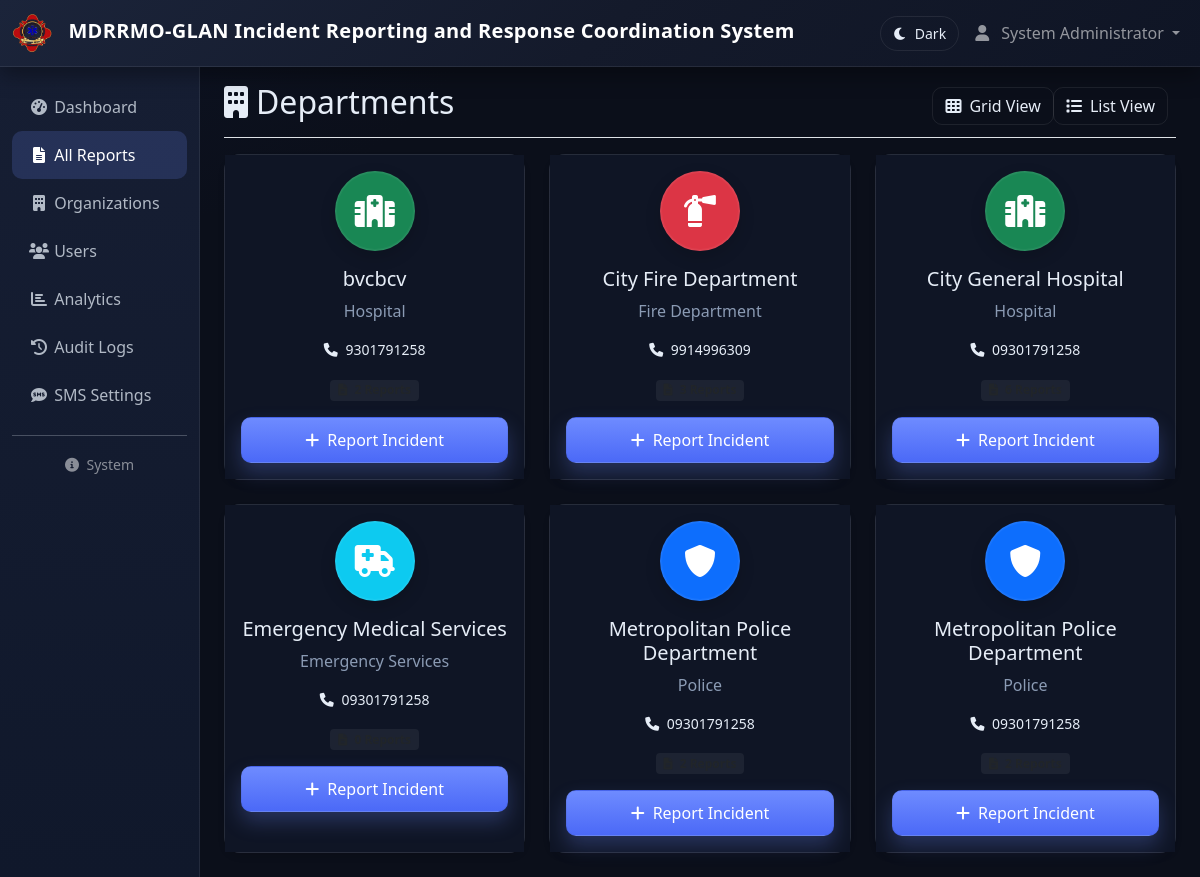
The page /reports/departments.php (signed in) on the database as committed earlier.
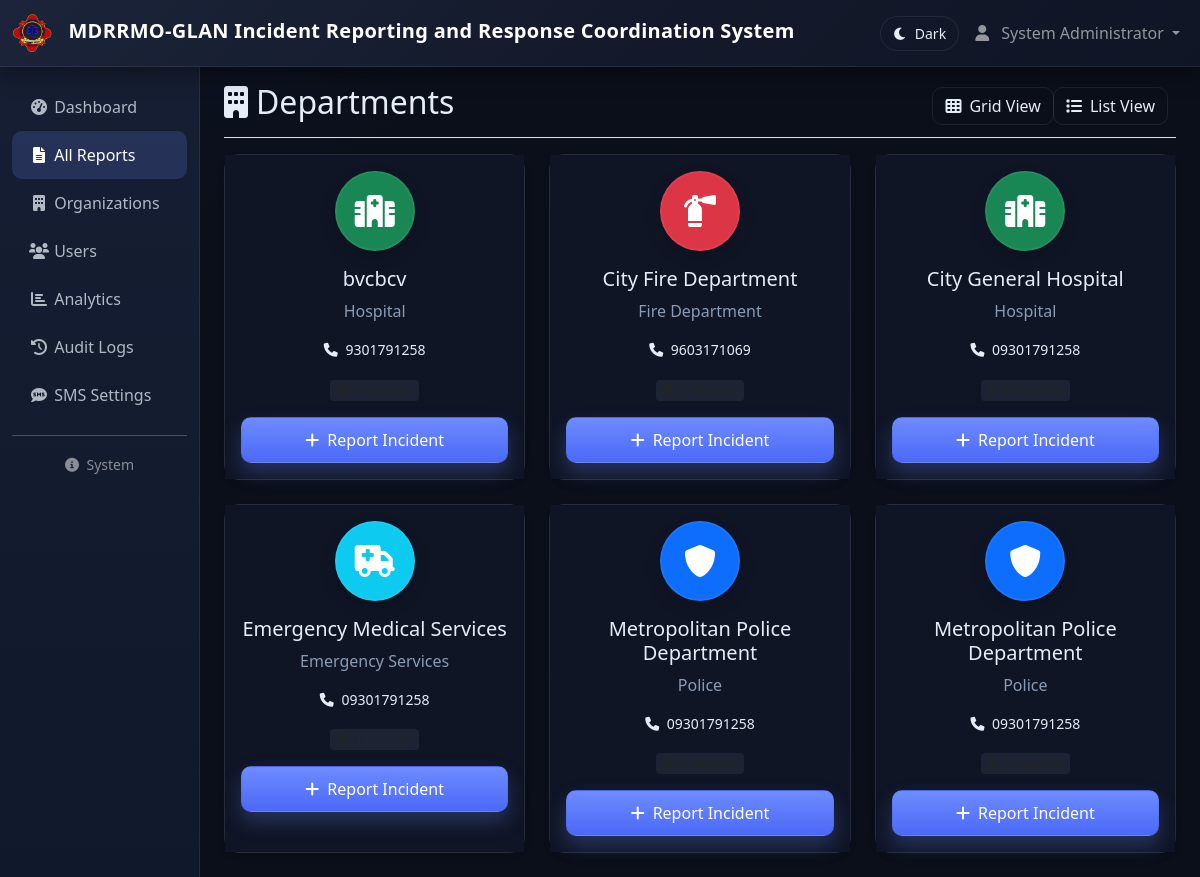
The same page on the database as committed later.
### tables this page shows
CREATE TABLE IF NOT EXISTS `organizations` (
  `id` int NOT NULL AUTO_INCREMENT,
  `org_name` varchar(255) NOT NULL,
  `org_type` enum('Hospital','Police','Fire Department','Security','Emergency Services') NOT NULL,
  `contact_number` varchar(20) DEFAULT NULL,
  `address` text,
  `created_at` timestamp NULL DEFAULT CURRENT_TIMESTAMP,
  PRIMARY KEY (`id`)
);

### reports/departments.php (the view, shortened to what this page needs)
<?php
include '../views/header.php';
$database = new Database();
$db = $database->getConnection();
$query = "SELECT * FROM organizations ORDER BY org_name";
$stmt = $db->prepare($query);
$stmt->execute();
$departments = $stmt->fetchAll();
?>
<div class="container-fluid">
    <div class="row">
        <?php include '../views/sidebar.php'; ?>
        <main class="col-md-9 ms-sm-auto col-lg-10 px-md-4 main-content">
            <div class="d-flex justify-content-between flex-wrap flex-md-nowrap align-items-center pt-3 pb-2 mb-3 border-bottom">
                <h1 class="h2">
                    <i class="fas fa-building me-2"></i>Departments
                </h1>
                <div class="btn-toolbar mb-2 mb-md-0">
                    <div class="btn-group me-2">
                        <button type="button" class="btn ui-btn-ghost" onclick="toggleView('grid')">
                            <i class="fas fa-th me-2"></i>Grid View
                        </button>
                        <button type="button" class="btn ui-btn-ghost" onclick="toggleView('list')">
                            <i class="fas fa-list me-2"></i>List View
                        </button>
                    </div>
                </div>
            </div>
            <div class="row" id="gridView">
                <?php foreach ($departments as $dept): ?>
                <div class="col-lg-4 col-md-6 mb-4">
                    <div class="card department-card ui-card h-100">
                        <div class="card-body text-center">
                            <div class="department-icon mb-3">
                                <?php
                                $icon_class = '';
                                $bg_class = '';
                                switch (strtolower($dept['org_type'])) {
                                    case 'hospital':
                                        $icon_class = 'fas fa-hospital';
                                        $bg_class = 'bg-success';
                                        break;
                                    case 'police':
                                        $icon_class = 'fas fa-shield-alt';
                                        $bg_class = 'bg-primary';
                                        break;
                                    case 'fire department':
                                        $icon_class = 'fas fa-fire-extinguisher';
                                        $bg_class = 'bg-danger';
                                        break;
                                    case 'emergency services':
                                        $icon_class = 'fas fa-ambulance';
                                        $bg_class = 'bg-info';
                                        break;
                                }
                                ?>
                                <div class="icon-circle <?php echo $bg_class; ?> mx-auto">
                                    <i class="<?php echo $icon_class; ?> fa-2x text-white"></i>
                                </div>
                            </div>
                            <h5 class="card-title"><?php echo htmlspecialchars($dept['org_name']); ?></h5>
                            <p class="card-text text-muted"><?php echo htmlspecialchars($dept['org_type']); ?></p>
                            <?php if ($dept['contact_number']): ?>
                            <p class="card-text small">
                                <i class="fas fa-phone me-1"></i>
                                <?php echo htmlspecialchars($dept['contact_number']); ?>
                            </p>
                            <?php endif; ?>
                            <div class="stats mb-3">
                                <span class="badge bg-light text-dark">
                                    <i class="fas fa-file-alt me-1"></i>
                                </span>
                            </div>
                            <div class="d-grid gap-2">
                                <button type="button" class="btn ui-btn-primary btn-report"
                                        onclick="openReportForm(<?php echo $dept['id']; ?>, '<?php echo htmlspecialchars($dept['org_name']); ?>')">
                                    <i class="fas fa-plus me-2"></i>Report Incident
                                </button>
                            </div>
                        </div>
                    </div>
                </div>
                <?php endforeach; ?>
            </div>
        </main>
    </div>
</div>
<?php include '../views/footer.php'; ?>

Rows that differ between the two databases and show on the page:
changed organizations "City Fire Department": contact_number "9914996309" → "9603171069"
